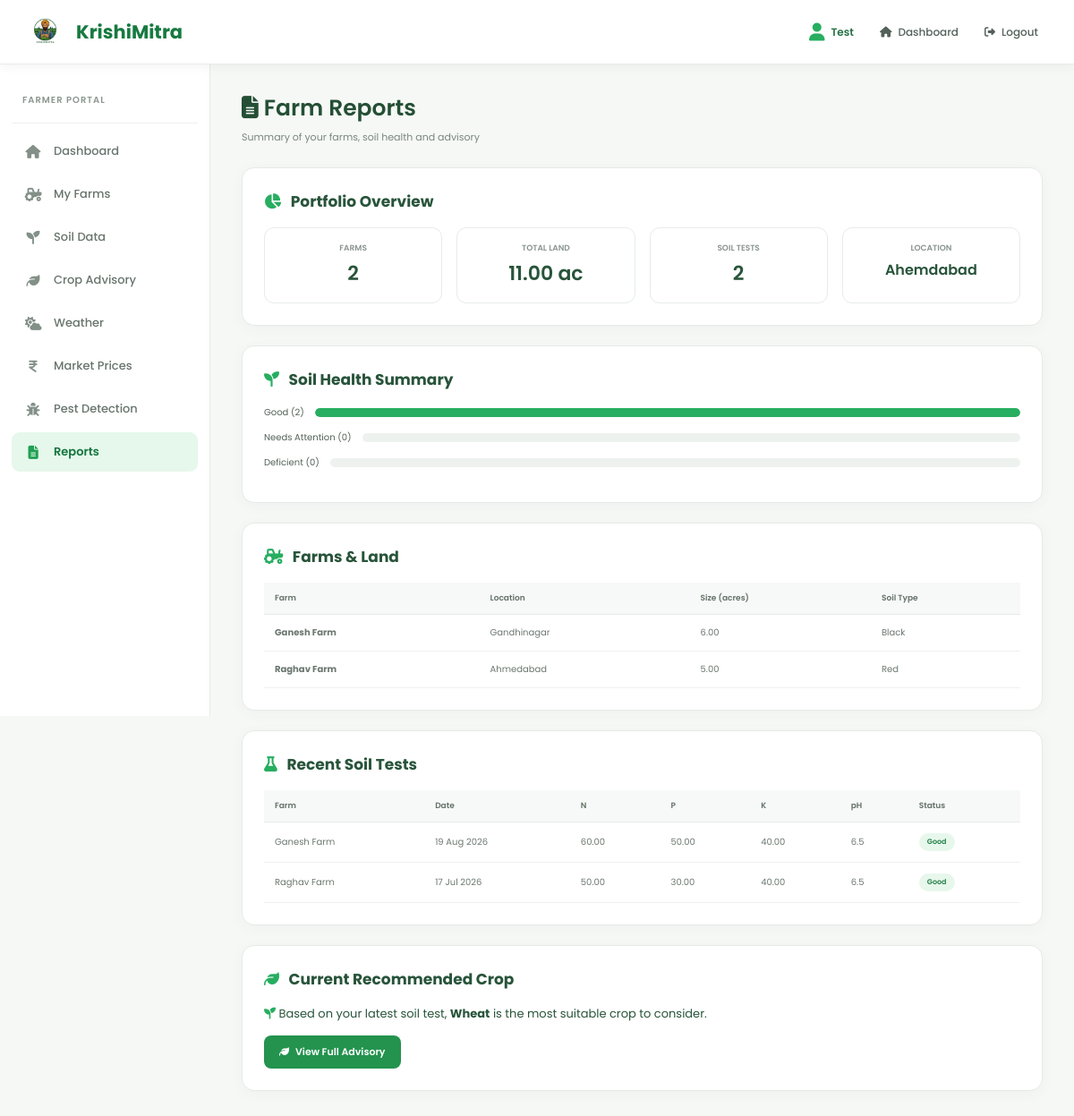
Page /KRISHIMITRA/farmer/reports.php (signed in) on the committed database.
### tables this page shows
CREATE TABLE `farmers` (
  `id` int(11) NOT NULL,
  `name` varchar(100) NOT NULL,
  `location` varchar(100) NOT NULL,
  `phone` varchar(15) NOT NULL,
  `password` varchar(255) NOT NULL,
  `created_at` timestamp NOT NULL DEFAULT current_timestamp(),
  `status` enum('active','inactive') DEFAULT 'active',
  `approved` tinyint(1) DEFAULT 1,
  `latitude` decimal(10,8) DEFAULT NULL,
  `longitude` decimal(11,8) DEFAULT NULL,
  `district` varchar(100) DEFAULT NULL
);

CREATE TABLE `farms` (
  `id` int(11) NOT NULL,
  `farmer_id` int(11) NOT NULL,
  `farm_name` varchar(100) NOT NULL,
  `location` varchar(100) NOT NULL,
  `farm_size` decimal(10,2) NOT NULL,
  `soil_type` varchar(50) DEFAULT NULL,
  `crop_history` text DEFAULT NULL,
  `created_at` timestamp NOT NULL DEFAULT current_timestamp(),
  `latitude` decimal(10,8) DEFAULT NULL,
  `longitude` decimal(11,8) DEFAULT NULL,
  `district` varchar(100) DEFAULT NULL
);

CREATE TABLE `soil_data` (
  `id` int(11) NOT NULL,
  `farm_id` int(11) NOT NULL,
  `farmer_id` int(11) NOT NULL,
  `nitrogen` decimal(6,2) NOT NULL,
  `phosphorus` decimal(6,2) NOT NULL,
  `potassium` decimal(6,2) NOT NULL,
  `ph` decimal(4,1) NOT NULL,
  `temperature` decimal(5,1) NOT NULL,
  `humidity` decimal(5,1) NOT NULL,
  `rainfall` decimal(6,2) NOT NULL,
  `test_date` date NOT NULL,
  `created_at` timestamp NOT NULL DEFAULT current_timestamp()
);

CREATE TABLE `crops` (
  `id` int(11) NOT NULL,
  `crop_name` varchar(100) NOT NULL,
  `min_nitrogen` decimal(6,2) NOT NULL,
  `max_nitrogen` decimal(6,2) NOT NULL,
  `min_phosphorus` decimal(6,2) NOT NULL,
  `max_phosphorus` decimal(6,2) NOT NULL,
  `min_potassium` decimal(6,2) NOT NULL,
  `max_potassium` decimal(6,2) NOT NULL,
  `min_ph` decimal(4,2) NOT NULL,
  `max_ph` decimal(4,2) NOT NULL,
  `min_temperature` decimal(5,2) NOT NULL,
  `max_temperature` decimal(5,2) NOT NULL,
  `min_rainfall` decimal(7,2) NOT NULL,
  `max_rainfall` decimal(7,2) NOT NULL,
  `min_humidity` decimal(5,2) NOT NULL,
  `max_humidity` decimal(5,2) NOT NULL,
  `soil_type` varchar(100) DEFAULT NULL,
  `water_requirement` varchar(50) DEFAULT NULL,
  `crop_duration` varchar(50) DEFAULT NULL,
  `description` text DEFAULT NULL,
  `created_at` timestamp NOT NULL DEFAULT current_timestamp()
);

### KRISHIMITRA/config/database.php (called while the page is built, shortened)
<?php
function getSoilHealthStatus($nitrogen, $phosphorus, $potassium) {
    if ($nitrogen < 20 || $phosphorus < 15 || $potassium < 20) {
        return ['status' => 'danger', 'label' => 'Deficient'];
    } elseif ($nitrogen < 40 || $phosphorus < 30 || $potassium < 40) {
        return ['status' => 'warning', 'label' => 'Needs Attention'];
    } else {
        return ['status' => 'healthy', 'label' => 'Good'];
    }
}
?>

### KRISHIMITRA/farmer/reports.php (the view, shortened to what this page needs)
<?php
require_once '../config/database.php';
$farmer_id = $_SESSION['farmer_id'];
$stmt = $pdo->prepare("SELECT * FROM farmers WHERE id = ?");
$stmt->execute([$farmer_id]);
$farmer = $stmt->fetch();
$stmt = $pdo->prepare("SELECT * FROM farms WHERE farmer_id = ? ORDER BY created_at DESC");
$stmt->execute([$farmer_id]);
$farms = $stmt->fetchAll();
$stmt = $pdo->prepare("
    SELECT sd.*, f.farm_name
    FROM soil_data sd
    LEFT JOIN farms f ON sd.farm_id = f.id
    WHERE sd.farmer_id = ?
    ORDER BY sd.test_date DESC
");
$stmt->execute([$farmer_id]);
$soil_records = $stmt->fetchAll();
$total_farms = count($farms);
$total_soil_tests = count($soil_records);
$total_land = 0;
foreach ($farms as $f) { $total_land += (float)$f['farm_size']; }
$healthy = $warning = $deficient = 0;
foreach ($soil_records as $sd) {
    $health = getSoilHealthStatus($sd['nitrogen'], $sd['phosphorus'], $sd['potassium']);
    if ($health['status'] === 'healthy') $healthy++;
    elseif ($health['status'] === 'warning') $warning++;
    else $deficient++;
}
$latest_soil = $soil_records[0] ?? null;
$recommended_note = '';
if ($latest_soil) {
    $stmt = $pdo->query("SELECT * FROM crops ORDER BY crop_name");
    $crops = $stmt->fetchAll();
    $best_crop = null;
    $best_score = -1;
    foreach ($crops as $crop) {
        $score = 0; $maxScore = 0;
        $checks = [
            ['v'=>(float)$latest_soil['nitrogen'],  'mn'=>$crop['min_nitrogen'],  'mx'=>$crop['max_nitrogen'],  'w'=>25],
            ['v'=>(float)$latest_soil['phosphorus'],'mn'=>$crop['min_phosphorus'],'mx'=>$crop['max_phosphorus'],'w'=>25],
            ['v'=>(float)$latest_soil['potassium'], 'mn'=>$crop['min_potassium'], 'mx'=>$crop['max_potassium'], 'w'=>25],
            ['v'=>(float)$latest_soil['ph'],        'mn'=>$crop['min_ph'],       'mx'=>$crop['max_ph'],       'w'=>15],
            ['v'=>(float)$latest_soil['temperature'],'mn'=>$crop['min_temperature'],'mx'=>$crop['max_temperature'],'w'=>15],
            ['v'=>(float)$latest_soil['rainfall'],  'mn'=>$crop['min_rainfall'],  'mx'=>$crop['max_rainfall'],  'w'=>10],
            ['v'=>(float)$latest_soil['humidity'],  'mn'=>$crop['min_humidity'],  'mx'=>$crop['max_humidity'],  'w'=>10],
        ];
        foreach ($checks as $ck) {
            $maxScore += $ck['w'];
            if ($ck['v'] >= $ck['mn'] && $ck['v'] <= $ck['mx']) { $score += $ck['w']; }
            else {
                $range = max(1, ($ck['mx'] - $ck['mn']));
                $dist = $ck['v'] < $ck['mn'] ? ($ck['mn'] - $ck['v']) : ($ck['v'] - $ck['mx']);
                $score += $ck['w'] * max(0, 1 - ($dist / $range));
            }
        }
        $pct = $maxScore > 0 ? ($score / $maxScore * 100) : 0;
        if ($pct > $best_score) { $best_score = $pct; $best_crop = $crop['crop_name']; }
    }
    if ($best_crop) {
        $recommended_note = $best_crop;
    }
}
?>
<!DOCTYPE html>
<html lang="en">
<head>
    <link rel="stylesheet" href="farmer_common.css">
    <link rel="stylesheet" href="farmer_dashboard.css">
    <link rel="stylesheet" href="https://cdnjs.cloudflare.com/ajax/libs/font-awesome/6.5.0/css/all.min.css">
</head>
<body>
<div class="navbar">
    <div class="brand">
        <img src="../pictures/images/logo1.png" alt="KrishiMitra Logo">
        <h2>KrishiMitra</h2>
    </div>
    <div class="nav-actions">
        <span class="farmer-user"><i class="fas fa-user"></i><span><?php echo htmlspecialchars($farmer['name']); ?></span></span>
        <a href="farmer_dashboard.php"><i class="fas fa-home"></i><span>Dashboard</span></a>
        <a href="../logout.php" class="logout-link"><i class="fas fa-right-from-bracket"></i><span>Logout</span></a>
    </div>
</div>
<div class="layout">
    <aside class="sidebar">
        <div class="sidebar-heading"><span>FARMER PORTAL</span></div>
        <nav>
            <a href="farmer_dashboard.php"><i class="fas fa-house"></i><span>Dashboard</span></a>
            <a href="manage_farms.php"><i class="fas fa-tractor"></i><span>My Farms</span></a>
            <a href="soil_data.php"><i class="fas fa-seedling"></i><span>Soil Data</span></a>
            <a href="crop_recommendation.php"><i class="fas fa-leaf"></i><span>Crop Advisory</span></a>
            <a href="weather.php"><i class="fas fa-cloud-sun"></i><span>Weather</span></a>
            <a href="market_prices.php"><i class="fas fa-indian-rupee-sign"></i><span>Market Prices</span></a>
            <a href="disease_detection.php"><i class="fas fa-bug"></i><span>Pest Detection</span></a>
            <a class="active" href="reports.php"><i class="fas fa-file-lines"></i><span>Reports</span></a>
        </nav>
    </aside>
    <div class="content">
        <div class="page-header">
            <div>
                <h1><i class="fas fa-file-lines"></i> Farm Reports</h1>
                <p>Summary of your farms, soil health and advisory</p>
            </div>
        </div>
        <div class="report-section">
            <h3><i class="fas fa-chart-pie"></i> Portfolio Overview</h3>
            <div class="rp-stat">
                <div class="rp-box"><div class="lbl">Farms</div><div class="val"><?php echo $total_farms; ?></div></div>
                <div class="rp-box"><div class="lbl">Total Land</div><div class="val"><?php echo number_format($total_land, 2); ?> ac</div></div>
                <div class="rp-box"><div class="lbl">Soil Tests</div><div class="val"><?php echo $total_soil_tests; ?></div></div>
                <div class="rp-box"><div class="lbl">Location</div><div class="val" style="font-size:16px;"><?php echo htmlspecialchars($farmer['location']); ?></div></div>
            </div>
        </div>
        <div class="report-section">
            <h3><i class="fas fa-seedling"></i> Soil Health Summary</h3>
            <?php if ($total_soil_tests > 0): ?>
                <?php $total = max(1, $healthy + $warning + $deficient); ?>
                <div class="bar-row bar-healthy"><span>Good (<?php echo $healthy; ?>)</span><div class="bar"><span style="width:<?php echo round($healthy/$total*100); ?>%;"></span></div></div>
                <div class="bar-row bar-warning"><span>Needs Attention (<?php echo $warning; ?>)</span><div class="bar"><span style="width:<?php echo round($warning/$total*100); ?>%;"></span></div></div>
                <div class="bar-row bar-deficient"><span>Deficient (<?php echo $deficient; ?>)</span><div class="bar"><span style="width:<?php echo round($deficient/$total*100); ?>%;"></span></div></div>
            <?php else: ?>
                <div class="no-data"><i class="fas fa-flask"></i><p>No soil test data available yet.</p></div>
            <?php endif; ?>
        </div>
        <div class="report-section">
            <h3><i class="fas fa-tractor"></i> Farms &amp; Land</h3>
            <?php if ($total_farms > 0): ?>
                <div class="table-responsive">
                    <table class="rp-table">
                        <thead><tr><th>Farm</th><th>Location</th><th>Size (acres)</th><th>Soil Type</th></tr></thead>
                        <tbody>
                            <?php foreach ($farms as $f): ?>
                            <tr>
                                <td><strong><?php echo htmlspecialchars($f['farm_name']); ?></strong></td>
                                <td><?php echo htmlspecialchars($f['location']); ?></td>
                                <td><?php echo $f['farm_size']; ?></td>
                                <td><?php echo htmlspecialchars($f['soil_type'] ?? 'Not set'); ?></td>
                            </tr>
                            <?php endforeach; ?>
                        </tbody>
                    </table>
                </div>
            <?php else: ?>
                <div class="no-data"><i class="fas fa-tractor"></i><p>No farms added yet.</p></div>
            <?php endif; ?>
        </div>
        <div class="report-section">
            <h3><i class="fas fa-flask"></i> Recent Soil Tests</h3>
            <?php if ($total_soil_tests > 0): ?>
                <div class="table-responsive">
                    <table class="rp-table">
                        <thead><tr><th>Farm</th><th>Date</th><th>N</th><th>P</th><th>K</th><th>pH</th><th>Status</th></tr></thead>
                        <tbody>
                            <?php foreach (array_slice($soil_records, 0, 10) as $sd):
                                $health = getSoilHealthStatus($sd['nitrogen'], $sd['phosphorus'], $sd['potassium']);
                                $cls = $health['status']; $lbl = $health['label'];
                            ?>
                            <tr>
                                <td><?php echo htmlspecialchars($sd['farm_name']); ?></td>
                                <td><?php echo date('d M Y', strtotime($sd['test_date'])); ?></td>
                                <td><?php echo $sd['nitrogen']; ?></td>
                                <td><?php echo $sd['phosphorus']; ?></td>
                                <td><?php echo $sd['potassium']; ?></td>
                                <td><?php echo $sd['ph']; ?></td>
                                <td><span class="status-badge <?php echo $cls; ?>"><?php echo $lbl; ?></span></td>
                            </tr>
                            <?php endforeach; ?>
                        </tbody>
                    </table>
                </div>
            <?php else: ?>
                <div class="no-data"><i class="fas fa-flask"></i><p>No soil test data available yet.</p></div>
            <?php endif; ?>
        </div>
        <div class="report-section">
            <h3><i class="fas fa-leaf"></i> Current Recommended Crop</h3>
            <?php if ($recommended_note): ?>
                <p style="font-size:13px;color:#28543a;">
                    <i class="fas fa-seedling" style="color:#27ae60;"></i>
                    Based on your latest soil test, <strong><?php echo htmlspecialchars($recommended_note); ?></strong>
                    is the most suitable crop to consider.
                </p>
                <a href="crop_recommendation.php" class="btn-primary no-print" style="margin-top:14px;">
                    <i class="fas fa-leaf"></i> View Full Advisory
                </a>
            <?php else: ?>
                <div class="no-data"><i class="fas fa-leaf"></i><p>Add soil data to get a crop recommendation.</p></div>
            <?php endif; ?>
        </div>
    </div>
</div>
</body>
</html>

### rows in the picture
farmers: name "Test", location "Ahemdabad"
farms: farm_name "Ganesh Farm", location "Gandhinagar", farm_size "6.00", soil_type "Black"
farms: farm_name "Raghav Farm", location "Ahmedabad", farm_size "5.00", soil_type "Red"
soil_data: farm.farm_name "Ganesh Farm", test_date "19 Aug 2026", nitrogen "60.00", phosphorus "50.00", potassium "40.00", ph "6.5", lbl "Good"
soil_data: farm.farm_name "Raghav Farm", test_date "17 Jul 2026", nitrogen "50.00", phosphorus "30.00", potassium "40.00", ph "6.5", lbl "Good"
crops: crop_name "Wheat"

### other values in the picture
$total_farms "2"
$total_land "11.00"
$total_soil_tests "2"
$healthy "2"
$warning "0"
$deficient "0"
